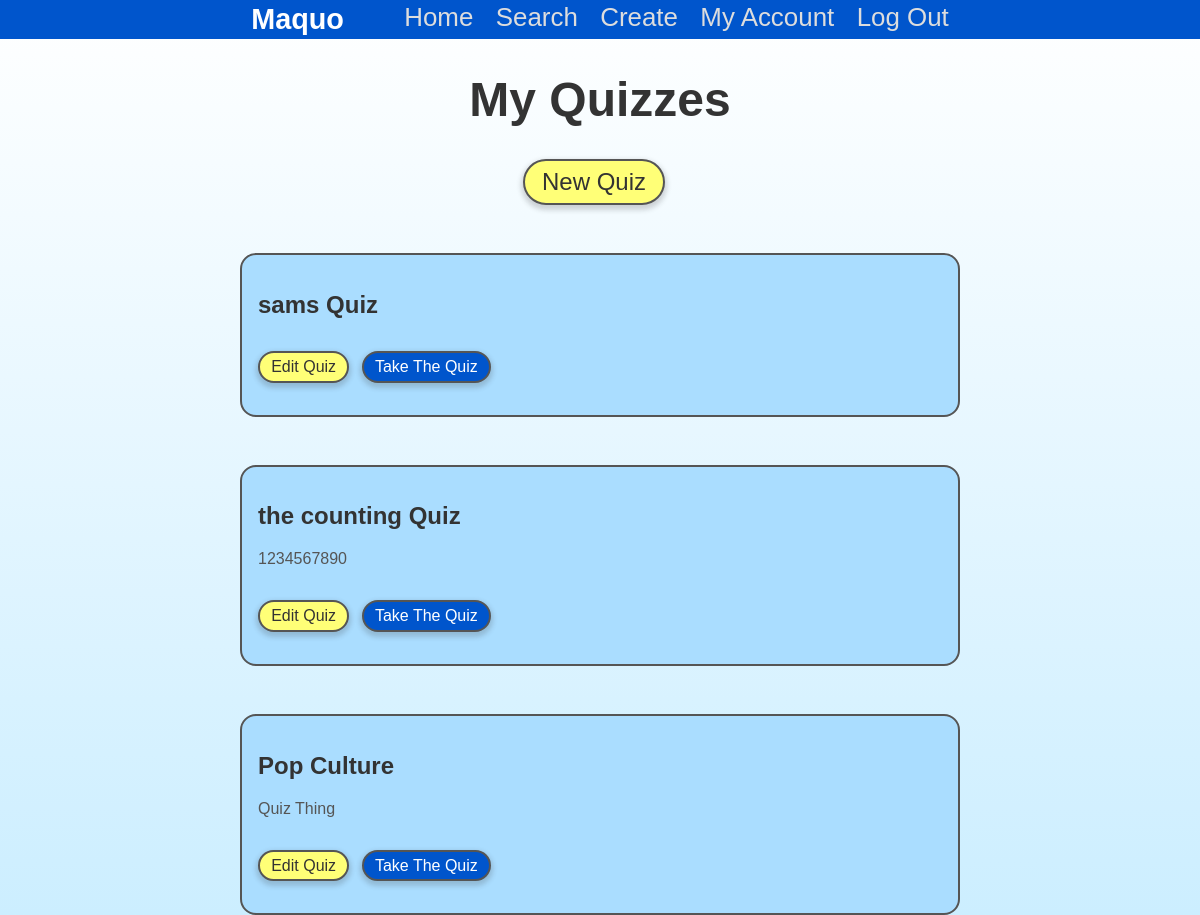
The app's page /create/index.php (signed in) with its own data.
### tables this page shows
CREATE TABLE `quizzes` (
  `id` int(11) NOT NULL AUTO_INCREMENT,
  `name` varchar(20) NOT NULL,
  `description` varchar(100) NOT NULL,
  `author_id` int(11) NOT NULL,
  `published` tinyint(1) NOT NULL DEFAULT 0,
  PRIMARY KEY (`id`),
  KEY `author_id` (`author_id`),
  CONSTRAINT `quizzes_ibfk_1` FOREIGN KEY (`author_id`) REFERENCES `users` (`id`)
);

### util/auth.php (called while the page is built, shortened)
<?php
if (isset($_SESSION['user_id'])) {
    $user_id = $_SESSION['user_id'];
} elseif (!$no_redirect_login) {
    $url = urlencode($_SERVER['REQUEST_URI']);
    header("Location: ../accounts/login?redirect=$url");
    exit();
}

### util/db/quizzes.php (called while the page is built, shortened)
<?php
require_once __DIR__.'/connect.php';
function fix_quiz_name($quiz) {
    return $quiz;
}
function get_quizzes_by_user($author_id) {
    global $db;
    $sql = 'SELECT * FROM quizzes
        WHERE author_id = :author_id
        ORDER BY id DESC';
    $stmt = $db->prepare($sql);
    $stmt->bindValue(':author_id', $author_id);
    $success = $stmt->execute();
    return array_map('fix_quiz_name', $stmt->fetchAll(PDO::FETCH_ASSOC));
}

### create/index.php (the view, shortened to what this page needs)
<?php
require_once('../util/auth.php');
require_once('../util/db/quizzes.php');
$user_quizzes = get_quizzes_by_user($user_id);
require('../util/components/begin.php');
?>
<header class="Header MainColumn">
    <h1>My Quizzes</h1>
    <p>
        <a class="button" href="new">New Quiz</a>
    </p>
</header>
<main class="MainColumn">
<?php
if (empty($user_quizzes)) {
?>
<h1 class="center">You do not currently have any quizzes</h1>
<?php
} else {
    foreach ($user_quizzes as $quiz) {
?>
    <section class="Card">
        <h1><?=htmlspecialchars($quiz['name'])?></h1>
        <p><?=htmlspecialchars($quiz['description'])?></p>
        <p class="Card__action">
            <a href="edit#<?=$quiz['id']?>"
                class="button">Edit Quiz</a>
            <a href="../quiz#<?=$quiz['id']?>"
                class="button button--secondary">Take The Quiz</a>
        </p>
    </section>
<?php
    }
}
?>
</main>
<?php
require('../util/components/end.php');
?>

### style.css (style rules this page uses)
:root { --background: #cceeff; --secondary-background: #aaddff; --primary: #0055cc; --secondary: #ffff77; --shadow: #33333333; --dark-text: #333333; --medium-text: #555555; --light-text: #dddddd; --lightest-text: #ffffff; }
body { background: linear-gradient(var(--lightest-text), var(--background)); background-attachment: fixed; color: var(--medium-text); font-family: sans-serif; margin: 0; height: 100vh; }
input, button, .button { display: inline-block; border: 2px solid var(--medium-text); border-radius: 1em; box-shadow: 0 3px 5px 2px var(--shadow); color: var(--dark-text); font: inherit; margin: 0; padding: 0.3em 0.7em; text-decoration: none; transition: box-shadow 100ms, color 100ms; }
button, .button { background-color: var(--secondary); text-align: center; }
.Card button, .Card .button, p > button, p > .button { margin-right: 0.5em; }
.button--secondary { background-color: var(--primary); color: var(--lightest-text); }
.Header { font-size: 1.5em; margin-bottom: 2em !important; text-align: center; }
h1, h3 { color: var(--dark-text); }
.Card { background-color: var(--secondary-background); border: 2px solid var(--medium-text); border-radius: 1em; padding: 1em; margin: 1em 0; }
.Card__action { margin-top: 2em; }
.App__main-content, .MainColumn { margin: 1em auto; max-width: 720px; width: 80%; }
.MainColumn > section { margin-bottom: 3em; }

### records on screen
quizzes: name "sams Quiz"
quizzes: name "the counting Quiz", description "1234567890"
quizzes: name "Pop Culture", description "Quiz Thing"
